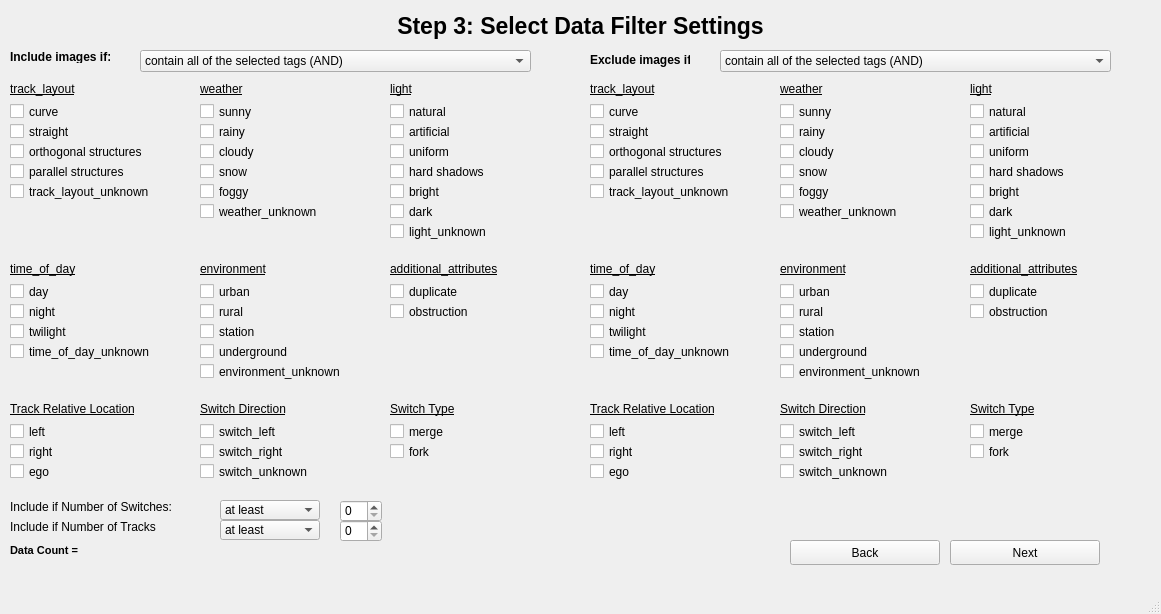
<?xml version="1.0" encoding="UTF-8"?>
<ui version="4.0">
 <class>MainWindow</class>
 <widget class="QMainWindow" name="MainWindow">
  <property name="geometry">
   <rect>
    <x>0</x>
    <y>0</y>
    <width>1161</width>
    <height>614</height>
   </rect>
  </property>
  <property name="windowTitle">
   <string>Filter Settings Window</string>
  </property>
  <widget class="QWidget" name="centralwidget">
   <widget class="QLabel" name="label_Step_3">
    <property name="geometry">
     <rect>
      <x>10</x>
      <y>10</y>
      <width>1141</width>
      <height>31</height>
     </rect>
    </property>
    <property name="font">
     <font>
      <pointsize>17</pointsize>
      <weight>75</weight>
      <bold>true</bold>
      <underline>false</underline>
      <stylestrategy>PreferAntialias</stylestrategy>
     </font>
    </property>
    <property name="text">
     <string>Step 3: Select Data Filter Settings</string>
    </property>
    <property name="alignment">
     <set>Qt::AlignCenter</set>
    </property>
   </widget>
   <widget class="QPushButton" name="pushButton_Next">
    <property name="geometry">
     <rect>
      <x>950</x>
      <y>540</y>
      <width>150</width>
      <height>25</height>
     </rect>
    </property>
    <property name="text">
     <string>Next</string>
    </property>
   </widget>
   <widget class="QLabel" name="label_title_2">
    <property name="geometry">
     <rect>
      <x>10</x>
      <y>50</y>
      <width>100</width>
      <height>13</height>
     </rect>
    </property>
    <property name="font">
     <font>
      <weight>75</weight>
      <bold>true</bold>
     </font>
    </property>
    <property name="text">
     <string>Include images if:</string>
    </property>
    <property name="textFormat">
     <enum>Qt::AutoText</enum>
    </property>
   </widget>
   <widget class="QCheckBox" name="checkBox_curve">
    <property name="enabled">
     <bool>true</bool>
    </property>
    <property name="geometry">
     <rect>
      <x>10</x>
      <y>100</y>
      <width>180</width>
      <height>23</height>
     </rect>
    </property>
    <property name="text">
     <string>curve</string>
    </property>
    <property name="checked">
     <bool>false</bool>
    </property>
   </widget>
   <widget class="QCheckBox" name="checkBox_straight">
    <property name="geometry">
     <rect>
      <x>10</x>
      <y>120</y>
      <width>180</width>
      <height>23</height>
     </rect>
    </property>
    <property name="text">
     <string>straight</string>
    </property>
    <property name="checked">
     <bool>false</bool>
    </property>
   </widget>
   <widget class="QLabel" name="label">
    <property name="geometry">
     <rect>
      <x>10</x>
      <y>80</y>
      <width>180</width>
      <height>17</height>
     </rect>
    </property>
    <property name="font">
     <font>
      <underline>true</underline>
     </font>
    </property>
    <property name="text">
     <string>track_layout</string>
    </property>
   </widget>
   <widget class="QLabel" name="label_2">
    <property name="geometry">
     <rect>
      <x>200</x>
      <y>80</y>
      <width>180</width>
      <height>17</height>
     </rect>
    </property>
    <property name="font">
     <font>
      <underline>true</underline>
     </font>
    </property>
    <property name="text">
     <string>weather</string>
    </property>
   </widget>
   <widget class="QCheckBox" name="checkBox_sunny">
    <property name="geometry">
     <rect>
      <x>200</x>
      <y>100</y>
      <width>180</width>
      <height>23</height>
     </rect>
    </property>
    <property name="text">
     <string>sunny</string>
    </property>
    <property name="checked">
     <bool>false</bool>
    </property>
   </widget>
   <widget class="QCheckBox" name="checkBox_cloudy">
    <property name="geometry">
     <rect>
      <x>200</x>
      <y>140</y>
      <width>180</width>
      <height>23</height>
     </rect>
    </property>
    <property name="text">
     <string>cloudy</string>
    </property>
    <property name="checked">
     <bool>false</bool>
    </property>
   </widget>
   <widget class="QCheckBox" name="checkBox_rainy">
    <property name="geometry">
     <rect>
      <x>200</x>
      <y>120</y>
      <width>180</width>
      <height>23</height>
     </rect>
    </property>
    <property name="text">
     <string>rainy</string>
    </property>
    <property name="checked">
     <bool>false</bool>
    </property>
   </widget>
   <widget class="QCheckBox" name="checkBox_snow">
    <property name="geometry">
     <rect>
      <x>200</x>
      <y>160</y>
      <width>180</width>
      <height>23</height>
     </rect>
    </property>
    <property name="text">
     <string>snow</string>
    </property>
    <property name="checked">
     <bool>false</bool>
    </property>
   </widget>
   <widget class="QCheckBox" name="checkBox_foggy">
    <property name="geometry">
     <rect>
      <x>200</x>
      <y>180</y>
      <width>180</width>
      <height>23</height>
     </rect>
    </property>
    <property name="text">
     <string>foggy</string>
    </property>
    <property name="checked">
     <bool>false</bool>
    </property>
   </widget>
   <widget class="QLabel" name="label_3">
    <property name="geometry">
     <rect>
      <x>10</x>
      <y>260</y>
      <width>180</width>
      <height>17</height>
     </rect>
    </property>
    <property name="font">
     <font>
      <underline>true</underline>
     </font>
    </property>
    <property name="text">
     <string>time_of_day</string>
    </property>
   </widget>
   <widget class="QCheckBox" name="checkBox_twilight">
    <property name="geometry">
     <rect>
      <x>10</x>
      <y>320</y>
      <width>180</width>
      <height>23</height>
     </rect>
    </property>
    <property name="text">
     <string>twilight</string>
    </property>
    <property name="checked">
     <bool>false</bool>
    </property>
   </widget>
   <widget class="QCheckBox" name="checkBox_night">
    <property name="geometry">
     <rect>
      <x>10</x>
      <y>300</y>
      <width>180</width>
      <height>23</height>
     </rect>
    </property>
    <property name="text">
     <string>night</string>
    </property>
    <property name="checked">
     <bool>false</bool>
    </property>
   </widget>
   <widget class="QCheckBox" name="checkBox_day">
    <property name="geometry">
     <rect>
      <x>10</x>
      <y>280</y>
      <width>180</width>
      <height>23</height>
     </rect>
    </property>
    <property name="text">
     <string>day</string>
    </property>
    <property name="checked">
     <bool>false</bool>
    </property>
   </widget>
   <widget class="QLabel" name="label_4">
    <property name="geometry">
     <rect>
      <x>390</x>
      <y>80</y>
      <width>180</width>
      <height>17</height>
     </rect>
    </property>
    <property name="font">
     <font>
      <underline>true</underline>
     </font>
    </property>
    <property name="text">
     <string>light</string>
    </property>
   </widget>
   <widget class="QCheckBox" name="checkBox_uniform">
    <property name="geometry">
     <rect>
      <x>390</x>
      <y>140</y>
      <width>180</width>
      <height>23</height>
     </rect>
    </property>
    <property name="text">
     <string>uniform</string>
    </property>
    <property name="checked">
     <bool>false</bool>
    </property>
   </widget>
   <widget class="QCheckBox" name="checkBox_bright">
    <property name="geometry">
     <rect>
      <x>390</x>
      <y>180</y>
      <width>180</width>
      <height>23</height>
     </rect>
    </property>
    <property name="text">
     <string>bright</string>
    </property>
    <property name="checked">
     <bool>false</bool>
    </property>
   </widget>
   <widget class="QCheckBox" name="checkBox_dark">
    <property name="geometry">
     <rect>
      <x>390</x>
      <y>200</y>
      <width>180</width>
      <height>23</height>
     </rect>
    </property>
    <property name="text">
     <string>dark</string>
    </property>
    <property name="checked">
     <bool>false</bool>
    </property>
   </widget>
   <widget class="QCheckBox" name="checkBox_artificial">
    <property name="geometry">
     <rect>
      <x>390</x>
      <y>120</y>
      <width>180</width>
      <height>23</height>
     </rect>
    </property>
    <property name="text">
     <string>artificial</string>
    </property>
    <property name="checked">
     <bool>false</bool>
    </property>
   </widget>
   <widget class="QCheckBox" name="checkBox_hard_shadows">
    <property name="geometry">
     <rect>
      <x>390</x>
      <y>160</y>
      <width>180</width>
      <height>23</height>
     </rect>
    </property>
    <property name="text">
     <string>hard shadows</string>
    </property>
    <property name="checked">
     <bool>false</bool>
    </property>
   </widget>
   <widget class="QCheckBox" name="checkBox_natural">
    <property name="geometry">
     <rect>
      <x>390</x>
      <y>100</y>
      <width>180</width>
      <height>23</height>
     </rect>
    </property>
    <property name="text">
     <string>natural</string>
    </property>
    <property name="checked">
     <bool>false</bool>
    </property>
   </widget>
   <widget class="QLabel" name="label_5">
    <property name="geometry">
     <rect>
      <x>200</x>
      <y>260</y>
      <width>180</width>
      <height>17</height>
     </rect>
    </property>
    <property name="font">
     <font>
      <underline>true</underline>
     </font>
    </property>
    <property name="text">
     <string>environment</string>
    </property>
   </widget>
   <widget class="QCheckBox" name="checkBox_rural">
    <property name="geometry">
     <rect>
      <x>200</x>
      <y>300</y>
      <width>180</width>
      <height>23</height>
     </rect>
    </property>
    <property name="text">
     <string>rural</string>
    </property>
    <property name="checked">
     <bool>false</bool>
    </property>
   </widget>
   <widget class="QCheckBox" name="checkBox_station">
    <property name="geometry">
     <rect>
      <x>200</x>
      <y>320</y>
      <width>180</width>
      <height>23</height>
     </rect>
    </property>
    <property name="text">
     <string>station</string>
    </property>
    <property name="checked">
     <bool>false</bool>
    </property>
   </widget>
   <widget class="QCheckBox" name="checkBox_urban">
    <property name="geometry">
     <rect>
      <x>200</x>
      <y>280</y>
      <width>180</width>
      <height>23</height>
     </rect>
    </property>
    <property name="text">
     <string>urban</string>
    </property>
    <property name="checked">
     <bool>false</bool>
    </property>
   </widget>
   <widget class="QCheckBox" name="checkBox_underground">
    <property name="geometry">
     <rect>
      <x>200</x>
      <y>340</y>
      <width>180</width>
      <height>23</height>
     </rect>
    </property>
    <property name="text">
     <string>underground</string>
    </property>
    <property name="checked">
     <bool>false</bool>
    </property>
   </widget>
   <widget class="QLabel" name="label_6">
    <property name="geometry">
     <rect>
      <x>390</x>
      <y>260</y>
      <width>180</width>
      <height>17</height>
     </rect>
    </property>
    <property name="font">
     <font>
      <underline>true</underline>
     </font>
    </property>
    <property name="text">
     <string>additional_attributes</string>
    </property>
   </widget>
   <widget class="QCheckBox" name="checkBox_obstruction">
    <property name="geometry">
     <rect>
      <x>390</x>
      <y>300</y>
      <width>180</width>
      <height>23</height>
     </rect>
    </property>
    <property name="text">
     <string>obstruction</string>
    </property>
    <property name="checked">
     <bool>false</bool>
    </property>
   </widget>
   <widget class="QLabel" name="label_title_3">
    <property name="enabled">
     <bool>true</bool>
    </property>
    <property name="geometry">
     <rect>
      <x>590</x>
      <y>50</y>
      <width>100</width>
      <height>20</height>
     </rect>
    </property>
    <property name="font">
     <font>
      <weight>75</weight>
      <bold>true</bold>
     </font>
    </property>
    <property name="text">
     <string>Exclude images if:</string>
    </property>
    <property name="textFormat">
     <enum>Qt::AutoText</enum>
    </property>
   </widget>
   <widget class="QLabel" name="label_DataCount">
    <property name="geometry">
     <rect>
      <x>10</x>
      <y>540</y>
      <width>761</width>
      <height>20</height>
     </rect>
    </property>
    <property name="font">
     <font>
      <pointsize>8</pointsize>
      <weight>75</weight>
      <bold>true</bold>
     </font>
    </property>
    <property name="text">
     <string>Data Count = </string>
    </property>
   </widget>
   <widget class="QCheckBox" name="checkBox_switch_unknown">
    <property name="geometry">
     <rect>
      <x>200</x>
      <y>460</y>
      <width>180</width>
      <height>23</height>
     </rect>
    </property>
    <property name="text">
     <string>switch_unknown</string>
    </property>
    <property name="checked">
     <bool>false</bool>
    </property>
   </widget>
   <widget class="QLabel" name="label_13">
    <property name="geometry">
     <rect>
      <x>200</x>
      <y>400</y>
      <width>180</width>
      <height>17</height>
     </rect>
    </property>
    <property name="font">
     <font>
      <underline>true</underline>
     </font>
    </property>
    <property name="text">
     <string>Switch Direction</string>
    </property>
   </widget>
   <widget class="QCheckBox" name="checkBox_switch_left">
    <property name="geometry">
     <rect>
      <x>200</x>
      <y>420</y>
      <width>180</width>
      <height>23</height>
     </rect>
    </property>
    <property name="text">
     <string>switch_left</string>
    </property>
    <property name="checked">
     <bool>false</bool>
    </property>
   </widget>
   <widget class="QCheckBox" name="checkBox_switch_right">
    <property name="geometry">
     <rect>
      <x>200</x>
      <y>440</y>
      <width>180</width>
      <height>23</height>
     </rect>
    </property>
    <property name="text">
     <string>switch_right</string>
    </property>
    <property name="checked">
     <bool>false</bool>
    </property>
   </widget>
   <widget class="QCheckBox" name="checkBox_fork">
    <property name="geometry">
     <rect>
      <x>390</x>
      <y>440</y>
      <width>180</width>
      <height>23</height>
     </rect>
    </property>
    <property name="text">
     <string>fork</string>
    </property>
    <property name="checked">
     <bool>false</bool>
    </property>
   </widget>
   <widget class="QLabel" name="label_14">
    <property name="geometry">
     <rect>
      <x>390</x>
      <y>400</y>
      <width>180</width>
      <height>17</height>
     </rect>
    </property>
    <property name="font">
     <font>
      <underline>true</underline>
     </font>
    </property>
    <property name="text">
     <string>Switch Type</string>
    </property>
   </widget>
   <widget class="QCheckBox" name="checkBox_merge">
    <property name="geometry">
     <rect>
      <x>390</x>
      <y>420</y>
      <width>180</width>
      <height>23</height>
     </rect>
    </property>
    <property name="text">
     <string>merge</string>
    </property>
    <property name="checked">
     <bool>false</bool>
    </property>
   </widget>
   <widget class="QCheckBox" name="checkBox_right">
    <property name="geometry">
     <rect>
      <x>10</x>
      <y>440</y>
      <width>180</width>
      <height>23</height>
     </rect>
    </property>
    <property name="text">
     <string>right</string>
    </property>
    <property name="checked">
     <bool>false</bool>
    </property>
   </widget>
   <widget class="QLabel" name="label_15">
    <property name="geometry">
     <rect>
      <x>10</x>
      <y>400</y>
      <width>180</width>
      <height>17</height>
     </rect>
    </property>
    <property name="font">
     <font>
      <underline>true</underline>
     </font>
    </property>
    <property name="text">
     <string>Track Relative Location</string>
    </property>
   </widget>
   <widget class="QCheckBox" name="checkBox_ego">
    <property name="geometry">
     <rect>
      <x>10</x>
      <y>460</y>
      <width>180</width>
      <height>23</height>
     </rect>
    </property>
    <property name="text">
     <string>ego</string>
    </property>
    <property name="checked">
     <bool>false</bool>
    </property>
   </widget>
   <widget class="QCheckBox" name="checkBox_left">
    <property name="geometry">
     <rect>
      <x>10</x>
      <y>420</y>
      <width>180</width>
      <height>23</height>
     </rect>
    </property>
    <property name="text">
     <string>left</string>
    </property>
    <property name="checked">
     <bool>false</bool>
    </property>
   </widget>
   <widget class="QPushButton" name="pushButton_Back">
    <property name="geometry">
     <rect>
      <x>790</x>
      <y>540</y>
      <width>150</width>
      <height>25</height>
     </rect>
    </property>
    <property name="text">
     <string>Back</string>
    </property>
   </widget>
   <widget class="QCheckBox" name="checkBox_parallel_structures">
    <property name="geometry">
     <rect>
      <x>10</x>
      <y>160</y>
      <width>180</width>
      <height>23</height>
     </rect>
    </property>
    <property name="text">
     <string>parallel structures</string>
    </property>
    <property name="checked">
     <bool>false</bool>
    </property>
   </widget>
   <widget class="QCheckBox" name="checkBox_orthogonal_structures">
    <property name="enabled">
     <bool>true</bool>
    </property>
    <property name="geometry">
     <rect>
      <x>10</x>
      <y>140</y>
      <width>180</width>
      <height>23</height>
     </rect>
    </property>
    <property name="text">
     <string>orthogonal structures</string>
    </property>
    <property name="checked">
     <bool>false</bool>
    </property>
   </widget>
   <widget class="QCheckBox" name="checkBox_track_layout_unknown">
    <property name="geometry">
     <rect>
      <x>10</x>
      <y>180</y>
      <width>180</width>
      <height>23</height>
     </rect>
    </property>
    <property name="text">
     <string>track_layout_unknown</string>
    </property>
    <property name="checked">
     <bool>false</bool>
    </property>
   </widget>
   <widget class="QCheckBox" name="checkBox_weather_unknown">
    <property name="geometry">
     <rect>
      <x>200</x>
      <y>200</y>
      <width>180</width>
      <height>23</height>
     </rect>
    </property>
    <property name="text">
     <string>weather_unknown</string>
    </property>
    <property name="checked">
     <bool>false</bool>
    </property>
   </widget>
   <widget class="QCheckBox" name="checkBox_time_of_day_unknown">
    <property name="geometry">
     <rect>
      <x>10</x>
      <y>340</y>
      <width>180</width>
      <height>23</height>
     </rect>
    </property>
    <property name="text">
     <string>time_of_day_unknown</string>
    </property>
    <property name="checked">
     <bool>false</bool>
    </property>
   </widget>
   <widget class="QCheckBox" name="checkBox_environment_unknown">
    <property name="geometry">
     <rect>
      <x>200</x>
      <y>360</y>
      <width>180</width>
      <height>23</height>
     </rect>
    </property>
    <property name="text">
     <string>environment_unknown</string>
    </property>
    <property name="checked">
     <bool>false</bool>
    </property>
   </widget>
   <widget class="QCheckBox" name="checkBox_light_unknown">
    <property name="geometry">
     <rect>
      <x>390</x>
      <y>220</y>
      <width>180</width>
      <height>23</height>
     </rect>
    </property>
    <property name="text">
     <string>light_unknown</string>
    </property>
    <property name="checked">
     <bool>false</bool>
    </property>
   </widget>
   <widget class="QCheckBox" name="checkBox_duplicate">
    <property name="geometry">
     <rect>
      <x>390</x>
      <y>280</y>
      <width>180</width>
      <height>23</height>
     </rect>
    </property>
    <property name="text">
     <string>duplicate</string>
    </property>
    <property name="checked">
     <bool>false</bool>
    </property>
   </widget>
   <widget class="QCheckBox" name="checkBox_duplicate_2">
    <property name="enabled">
     <bool>true</bool>
    </property>
    <property name="geometry">
     <rect>
      <x>970</x>
      <y>280</y>
      <width>180</width>
      <height>23</height>
     </rect>
    </property>
    <property name="text">
     <string>duplicate</string>
    </property>
    <property name="checked">
     <bool>false</bool>
    </property>
   </widget>
   <widget class="QCheckBox" name="checkBox_bright_2">
    <property name="enabled">
     <bool>true</bool>
    </property>
    <property name="geometry">
     <rect>
      <x>970</x>
      <y>180</y>
      <width>180</width>
      <height>23</height>
     </rect>
    </property>
    <property name="text">
     <string>bright</string>
    </property>
    <property name="checked">
     <bool>false</bool>
    </property>
   </widget>
   <widget class="QCheckBox" name="checkBox_left_2">
    <property name="enabled">
     <bool>true</bool>
    </property>
    <property name="geometry">
     <rect>
      <x>590</x>
      <y>420</y>
      <width>180</width>
      <height>23</height>
     </rect>
    </property>
    <property name="text">
     <string>left</string>
    </property>
    <property name="checked">
     <bool>false</bool>
    </property>
   </widget>
   <widget class="QCheckBox" name="checkBox_parallel_structures_2">
    <property name="enabled">
     <bool>true</bool>
    </property>
    <property name="geometry">
     <rect>
      <x>590</x>
      <y>160</y>
      <width>180</width>
      <height>23</height>
     </rect>
    </property>
    <property name="text">
     <string>parallel structures</string>
    </property>
    <property name="checked">
     <bool>false</bool>
    </property>
   </widget>
   <widget class="QCheckBox" name="checkBox_straight_2">
    <property name="enabled">
     <bool>true</bool>
    </property>
    <property name="geometry">
     <rect>
      <x>590</x>
      <y>120</y>
      <width>180</width>
      <height>23</height>
     </rect>
    </property>
    <property name="text">
     <string>straight</string>
    </property>
    <property name="checked">
     <bool>false</bool>
    </property>
   </widget>
   <widget class="QCheckBox" name="checkBox_foggy_2">
    <property name="enabled">
     <bool>true</bool>
    </property>
    <property name="geometry">
     <rect>
      <x>780</x>
      <y>180</y>
      <width>180</width>
      <height>23</height>
     </rect>
    </property>
    <property name="text">
     <string>foggy</string>
    </property>
    <property name="checked">
     <bool>false</bool>
    </property>
   </widget>
   <widget class="QCheckBox" name="checkBox_fork_2">
    <property name="enabled">
     <bool>true</bool>
    </property>
    <property name="geometry">
     <rect>
      <x>970</x>
      <y>440</y>
      <width>180</width>
      <height>23</height>
     </rect>
    </property>
    <property name="text">
     <string>fork</string>
    </property>
    <property name="checked">
     <bool>false</bool>
    </property>
   </widget>
   <widget class="QCheckBox" name="checkBox_dark_2">
    <property name="enabled">
     <bool>true</bool>
    </property>
    <property name="geometry">
     <rect>
      <x>970</x>
      <y>200</y>
      <width>180</width>
      <height>23</height>
     </rect>
    </property>
    <property name="text">
     <string>dark</string>
    </property>
    <property name="checked">
     <bool>false</bool>
    </property>
   </widget>
   <widget class="QCheckBox" name="checkBox_underground_2">
    <property name="enabled">
     <bool>true</bool>
    </property>
    <property name="geometry">
     <rect>
      <x>780</x>
      <y>340</y>
      <width>180</width>
      <height>23</height>
     </rect>
    </property>
    <property name="text">
     <string>underground</string>
    </property>
    <property name="checked">
     <bool>false</bool>
    </property>
   </widget>
   <widget class="QLabel" name="label_16">
    <property name="enabled">
     <bool>true</bool>
    </property>
    <property name="geometry">
     <rect>
      <x>590</x>
      <y>400</y>
      <width>180</width>
      <height>17</height>
     </rect>
    </property>
    <property name="font">
     <font>
      <underline>true</underline>
     </font>
    </property>
    <property name="text">
     <string>Track Relative Location</string>
    </property>
   </widget>
   <widget class="QLabel" name="label_7">
    <property name="enabled">
     <bool>true</bool>
    </property>
    <property name="geometry">
     <rect>
      <x>780</x>
      <y>80</y>
      <width>180</width>
      <height>17</height>
     </rect>
    </property>
    <property name="font">
     <font>
      <underline>true</underline>
     </font>
    </property>
    <property name="text">
     <string>weather</string>
    </property>
   </widget>
   <widget class="QCheckBox" name="checkBox_obstruction_2">
    <property name="enabled">
     <bool>true</bool>
    </property>
    <property name="geometry">
     <rect>
      <x>970</x>
      <y>300</y>
      <width>180</width>
      <height>23</height>
     </rect>
    </property>
    <property name="text">
     <string>obstruction</string>
    </property>
    <property name="checked">
     <bool>false</bool>
    </property>
   </widget>
   <widget class="QCheckBox" name="checkBox_rainy_2">
    <property name="enabled">
     <bool>true</bool>
    </property>
    <property name="geometry">
     <rect>
      <x>780</x>
      <y>120</y>
      <width>180</width>
      <height>23</height>
     </rect>
    </property>
    <property name="text">
     <string>rainy</string>
    </property>
    <property name="checked">
     <bool>false</bool>
    </property>
   </widget>
   <widget class="QLabel" name="label_17">
    <property name="enabled">
     <bool>true</bool>
    </property>
    <property name="geometry">
     <rect>
      <x>780</x>
      <y>400</y>
      <width>180</width>
      <height>17</height>
     </rect>
    </property>
    <property name="font">
     <font>
      <underline>true</underline>
     </font>
    </property>
    <property name="text">
     <string>Switch Direction</string>
    </property>
   </widget>
   <widget class="QLabel" name="label_8">
    <property name="enabled">
     <bool>true</bool>
    </property>
    <property name="geometry">
     <rect>
      <x>970</x>
      <y>80</y>
      <width>180</width>
      <height>17</height>
     </rect>
    </property>
    <property name="font">
     <font>
      <underline>true</underline>
     </font>
    </property>
    <property name="text">
     <string>light</string>
    </property>
   </widget>
   <widget class="QCheckBox" name="checkBox_switch_left_2">
    <property name="enabled">
     <bool>true</bool>
    </property>
    <property name="geometry">
     <rect>
      <x>780</x>
      <y>420</y>
      <width>180</width>
      <height>23</height>
     </rect>
    </property>
    <property name="text">
     <string>switch_left</string>
    </property>
    <property name="checked">
     <bool>false</bool>
    </property>
   </widget>
   <widget class="QCheckBox" name="checkBox_station_2">
    <property name="enabled">
     <bool>true</bool>
    </property>
    <property name="geometry">
     <rect>
      <x>780</x>
      <y>320</y>
      <width>180</width>
      <height>23</height>
     </rect>
    </property>
    <property name="text">
     <string>station</string>
    </property>
    <property name="checked">
     <bool>false</bool>
    </property>
   </widget>
   <widget class="QCheckBox" name="checkBox_urban_2">
    <property name="enabled">
     <bool>true</bool>
    </property>
    <property name="geometry">
     <rect>
      <x>780</x>
      <y>280</y>
      <width>180</width>
      <height>23</height>
     </rect>
    </property>
    <property name="text">
     <string>urban</string>
    </property>
    <property name="checked">
     <bool>false</bool>
    </property>
   </widget>
   <widget class="QCheckBox" name="checkBox_time_of_day_unknown_2">
    <property name="enabled">
     <bool>true</bool>
    </property>
    <property name="geometry">
     <rect>
      <x>590</x>
      <y>340</y>
      <width>180</width>
      <height>23</height>
     </rect>
    </property>
    <property name="text">
     <string>time_of_day_unknown</string>
    </property>
    <property name="checked">
     <bool>false</bool>
    </property>
   </widget>
   <widget class="QCheckBox" name="checkBox_night_2">
    <property name="enabled">
     <bool>true</bool>
    </property>
    <property name="geometry">
     <rect>
      <x>590</x>
      <y>300</y>
      <width>180</width>
      <height>23</height>
     </rect>
    </property>
    <property name="text">
     <string>night</string>
    </property>
    <property name="checked">
     <bool>false</bool>
    </property>
   </widget>
   <widget class="QCheckBox" name="checkBox_snow_2">
    <property name="enabled">
     <bool>true</bool>
    </property>
    <property name="geometry">
     <rect>
      <x>780</x>
      <y>160</y>
      <width>180</width>
      <height>23</height>
     </rect>
    </property>
    <property name="text">
     <string>snow</string>
    </property>
    <property name="checked">
     <bool>false</bool>
    </property>
   </widget>
   <widget class="QCheckBox" name="checkBox_merge_2">
    <property name="enabled">
     <bool>true</bool>
    </property>
    <property name="geometry">
     <rect>
      <x>970</x>
      <y>420</y>
      <width>180</width>
      <height>23</height>
     </rect>
    </property>
    <property name="text">
     <string>merge</string>
    </property>
    <property name="checked">
     <bool>false</bool>
    </property>
   </widget>
   <widget class="QCheckBox" name="checkBox_switch_unknown_2">
    <property name="enabled">
     <bool>true</bool>
    </property>
    <property name="geometry">
     <rect>
      <x>780</x>
      <y>460</y>
      <width>180</width>
      <height>23</height>
     </rect>
    </property>
    <property name="text">
     <string>switch_unknown</string>
    </property>
    <property name="checked">
     <bool>false</bool>
    </property>
   </widget>
   <widget class="QLabel" name="label_9">
    <property name="enabled">
     <bool>true</bool>
    </property>
    <property name="geometry">
     <rect>
      <x>780</x>
      <y>260</y>
      <width>180</width>
      <height>17</height>
     </rect>
    </property>
    <property name="font">
     <font>
      <underline>true</underline>
     </font>
    </property>
    <property name="text">
     <string>environment</string>
    </property>
   </widget>
   <widget class="QCheckBox" name="checkBox_switch_right_2">
    <property name="enabled">
     <bool>true</bool>
    </property>
    <property name="geometry">
     <rect>
      <x>780</x>
      <y>440</y>
      <width>180</width>
      <height>23</height>
     </rect>
    </property>
    <property name="text">
     <string>switch_right</string>
    </property>
    <property name="checked">
     <bool>false</bool>
    </property>
   </widget>
   <widget class="QCheckBox" name="checkBox_light_unknown_2">
    <property name="enabled">
     <bool>true</bool>
    </property>
    <property name="geometry">
     <rect>
      <x>970</x>
      <y>220</y>
      <width>180</width>
      <height>23</height>
     </rect>
    </property>
    <property name="text">
     <string>light_unknown</string>
    </property>
    <property name="checked">
     <bool>false</bool>
    </property>
   </widget>
   <widget class="QCheckBox" name="checkBox_hard_shadows_2">
    <property name="enabled">
     <bool>true</bool>
    </property>
    <property name="geometry">
     <rect>
      <x>970</x>
      <y>160</y>
      <width>180</width>
      <height>23</height>
     </rect>
    </property>
    <property name="text">
     <string>hard shadows</string>
    </property>
    <property name="checked">
     <bool>false</bool>
    </property>
   </widget>
   <widget class="QLabel" name="label_18">
    <property name="enabled">
     <bool>true</bool>
    </property>
    <property name="geometry">
     <rect>
      <x>970</x>
      <y>400</y>
      <width>180</width>
      <height>17</height>
     </rect>
    </property>
    <property name="font">
     <font>
      <underline>true</underline>
     </font>
    </property>
    <property name="text">
     <string>Switch Type</string>
    </property>
   </widget>
   <widget class="QCheckBox" name="checkBox_natural_2">
    <property name="enabled">
     <bool>true</bool>
    </property>
    <property name="geometry">
     <rect>
      <x>970</x>
      <y>100</y>
      <width>180</width>
      <height>23</height>
     </rect>
    </property>
    <property name="text">
     <string>natural</string>
    </property>
    <property name="checked">
     <bool>false</bool>
    </property>
   </widget>
   <widget class="QLabel" name="label_10">
    <property name="enabled">
     <bool>true</bool>
    </property>
    <property name="geometry">
     <rect>
      <x>970</x>
      <y>260</y>
      <width>180</width>
      <height>17</height>
     </rect>
    </property>
    <property name="font">
     <font>
      <underline>true</underline>
     </font>
    </property>
    <property name="text">
     <string>additional_attributes</string>
    </property>
   </widget>
   <widget class="QCheckBox" name="checkBox_cloudy_2">
    <property name="enabled">
     <bool>true</bool>
    </property>
    <property name="geometry">
     <rect>
      <x>780</x>
      <y>140</y>
      <width>180</width>
      <height>23</height>
     </rect>
    </property>
    <property name="text">
     <string>cloudy</string>
    </property>
    <property name="checked">
     <bool>false</bool>
    </property>
   </widget>
   <widget class="QCheckBox" name="checkBox_day_2">
    <property name="enabled">
     <bool>true</bool>
    </property>
    <property name="geometry">
     <rect>
      <x>590</x>
      <y>280</y>
      <width>180</width>
      <height>23</height>
     </rect>
    </property>
    <property name="text">
     <string>day</string>
    </property>
    <property name="checked">
     <bool>false</bool>
    </property>
   </widget>
   <widget class="QCheckBox" name="checkBox_rural_2">
    <property name="enabled">
     <bool>true</bool>
    </property>
    <property name="geometry">
     <rect>
      <x>780</x>
      <y>300</y>
      <width>180</width>
      <height>23</height>
     </rect>
    </property>
    <property name="text">
     <string>rural</string>
    </property>
    <property name="checked">
     <bool>false</bool>
    </property>
   </widget>
   <widget class="QLabel" name="label_11">
    <property name="enabled">
     <bool>true</bool>
    </property>
    <property name="geometry">
     <rect>
      <x>590</x>
      <y>260</y>
      <width>180</width>
      <height>17</height>
     </rect>
    </property>
    <property name="font">
     <font>
      <underline>true</underline>
     </font>
    </property>
    <property name="text">
     <string>time_of_day</string>
    </property>
   </widget>
   <widget class="QCheckBox" name="checkBox_ego_2">
    <property name="enabled">
     <bool>true</bool>
    </property>
    <property name="geometry">
     <rect>
      <x>590</x>
      <y>460</y>
      <width>180</width>
      <height>23</height>
     </rect>
    </property>
    <property name="text">
     <string>ego</string>
    </property>
    <property name="checked">
     <bool>false</bool>
    </property>
   </widget>
   <widget class="QCheckBox" name="checkBox_uniform_2">
    <property name="enabled">
     <bool>true</bool>
    </property>
    <property name="geometry">
     <rect>
      <x>970</x>
      <y>140</y>
      <width>180</width>
      <height>23</height>
     </rect>
    </property>
    <property name="text">
     <string>uniform</string>
    </property>
    <property name="checked">
     <bool>false</bool>
    </property>
   </widget>
   <widget class="QCheckBox" name="checkBox_track_layout_unknown_2">
    <property name="enabled">
     <bool>true</bool>
    </property>
    <property name="geometry">
     <rect>
      <x>590</x>
      <y>180</y>
      <width>180</width>
      <height>23</height>
     </rect>
    </property>
    <property name="text">
     <string>track_layout_unknown</string>
    </property>
    <property name="checked">
     <bool>false</bool>
    </property>
   </widget>
   <widget class="QCheckBox" name="checkBox_artificial_2">
    <property name="enabled">
     <bool>true</bool>
    </property>
    <property name="geometry">
     <rect>
      <x>970</x>
      <y>120</y>
      <width>180</width>
      <height>23</height>
     </rect>
    </property>
    <property name="text">
     <string>artificial</string>
    </property>
    <property name="checked">
     <bool>false</bool>
    </property>
   </widget>
   <widget class="QCheckBox" name="checkBox_curve_2">
    <property name="enabled">
     <bool>true</bool>
    </property>
    <property name="geometry">
     <rect>
      <x>590</x>
      <y>100</y>
      <width>180</width>
      <height>23</height>
     </rect>
    </property>
    <property name="text">
     <string>curve</string>
    </property>
    <property name="checked">
     <bool>false</bool>
    </property>
   </widget>
   <widget class="QCheckBox" name="checkBox_orthogonal_structures_2">
    <property name="enabled">
     <bool>true</bool>
    </property>
    <property name="geometry">
     <rect>
      <x>590</x>
      <y>140</y>
      <width>180</width>
      <height>23</height>
     </rect>
    </property>
    <property name="text">
     <string>orthogonal structures</string>
    </property>
    <property name="checked">
     <bool>false</bool>
    </property>
   </widget>
   <widget class="QCheckBox" name="checkBox_environment_unknown_2">
    <property name="enabled">
     <bool>true</bool>
    </property>
    <property name="geometry">
     <rect>
      <x>780</x>
      <y>360</y>
      <width>180</width>
      <height>23</height>
     </rect>
    </property>
    <property name="text">
     <string>environment_unknown</string>
    </property>
    <property name="checked">
     <bool>false</bool>
    </property>
   </widget>
   <widget class="QCheckBox" name="checkBox_twilight_2">
    <property name="enabled">
     <bool>true</bool>
    </property>
    <property name="geometry">
     <rect>
      <x>590</x>
      <y>320</y>
      <width>180</width>
      <height>23</height>
     </rect>
    </property>
    <property name="text">
     <string>twilight</string>
    </property>
    <property name="checked">
     <bool>false</bool>
    </property>
   </widget>
   <widget class="QCheckBox" name="checkBox_right_2">
    <property name="enabled">
     <bool>true</bool>
    </property>
    <property name="geometry">
     <rect>
      <x>590</x>
      <y>440</y>
      <width>180</width>
      <height>23</height>
     </rect>
    </property>
    <property name="text">
     <string>right</string>
    </property>
    <property name="checked">
     <bool>false</bool>
    </property>
   </widget>
   <widget class="QCheckBox" name="checkBox_weather_unknown_2">
    <property name="enabled">
     <bool>true</bool>
    </property>
    <property name="geometry">
     <rect>
      <x>780</x>
      <y>200</y>
      <width>180</width>
      <height>23</height>
     </rect>
    </property>
    <property name="text">
     <string>weather_unknown</string>
    </property>
    <property name="checked">
     <bool>false</bool>
    </property>
   </widget>
   <widget class="QLabel" name="label_12">
    <property name="enabled">
     <bool>true</bool>
    </property>
    <property name="geometry">
     <rect>
      <x>590</x>
      <y>80</y>
      <width>180</width>
      <height>17</height>
     </rect>
    </property>
    <property name="font">
     <font>
      <underline>true</underline>
     </font>
    </property>
    <property name="text">
     <string>track_layout</string>
    </property>
   </widget>
   <widget class="QCheckBox" name="checkBox_sunny_2">
    <property name="enabled">
     <bool>true</bool>
    </property>
    <property name="geometry">
     <rect>
      <x>780</x>
      <y>100</y>
      <width>180</width>
      <height>23</height>
     </rect>
    </property>
    <property name="text">
     <string>sunny</string>
    </property>
    <property name="checked">
     <bool>false</bool>
    </property>
   </widget>
   <widget class="QComboBox" name="comboBox_include">
    <property name="geometry">
     <rect>
      <x>140</x>
      <y>50</y>
      <width>391</width>
      <height>22</height>
     </rect>
    </property>
    <property name="currentIndex">
     <number>0</number>
    </property>
    <item>
     <property name="text">
      <string>contain all of the selected tags (AND)</string>
     </property>
    </item>
    <item>
     <property name="text">
      <string>contain any of the selected tags (OR)</string>
     </property>
    </item>
   </widget>
   <widget class="QComboBox" name="comboBox_exclude">
    <property name="geometry">
     <rect>
      <x>720</x>
      <y>50</y>
      <width>391</width>
      <height>22</height>
     </rect>
    </property>
    <item>
     <property name="text">
      <string>contain all of the selected tags (AND)</string>
     </property>
    </item>
    <item>
     <property name="text">
      <string>contain any of the selected tags (OR)</string>
     </property>
    </item>
   </widget>
   <widget class="QSpinBox" name="spinBox_switches">
    <property name="geometry">
     <rect>
      <x>340</x>
      <y>500</y>
      <width>42</width>
      <height>22</height>
     </rect>
    </property>
   </widget>
   <widget class="QComboBox" name="comboBox_switches">
    <property name="geometry">
     <rect>
      <x>220</x>
      <y>500</y>
      <width>100</width>
      <height>20</height>
     </rect>
    </property>
    <property name="currentIndex">
     <number>1</number>
    </property>
    <item>
     <property name="text">
      <string>equal to</string>
     </property>
    </item>
    <item>
     <property name="text">
      <string>at least</string>
     </property>
    </item>
    <item>
     <property name="text">
      <string>upto</string>
     </property>
    </item>
   </widget>
   <widget class="QLabel" name="label_19">
    <property name="geometry">
     <rect>
      <x>10</x>
      <y>500</y>
      <width>200</width>
      <height>13</height>
     </rect>
    </property>
    <property name="font">
     <font>
      <underline>false</underline>
     </font>
    </property>
    <property name="text">
     <string>Include if Number of Switches:</string>
    </property>
   </widget>
   <widget class="QLabel" name="label_20">
    <property name="geometry">
     <rect>
      <x>10</x>
      <y>520</y>
      <width>200</width>
      <height>13</height>
     </rect>
    </property>
    <property name="font">
     <font>
      <underline>false</underline>
     </font>
    </property>
    <property name="text">
     <string>Include if Number of Tracks</string>
    </property>
   </widget>
   <widget class="QComboBox" name="comboBox_tracks">
    <property name="geometry">
     <rect>
      <x>220</x>
      <y>520</y>
      <width>100</width>
      <height>20</height>
     </rect>
    </property>
    <property name="currentIndex">
     <number>1</number>
    </property>
    <item>
     <property name="text">
      <string>equal to</string>
     </property>
    </item>
    <item>
     <property name="text">
      <string>at least</string>
     </property>
    </item>
    <item>
     <property name="text">
      <string>upto</string>
     </property>
    </item>
   </widget>
   <widget class="QSpinBox" name="spinBox_tracks">
    <property name="geometry">
     <rect>
      <x>340</x>
      <y>520</y>
      <width>42</width>
      <height>22</height>
     </rect>
    </property>
   </widget>
  </widget>
  <widget class="QMenuBar" name="menubar">
   <property name="geometry">
    <rect>
     <x>0</x>
     <y>0</y>
     <width>1161</width>
     <height>21</height>
    </rect>
   </property>
  </widget>
  <widget class="QStatusBar" name="statusbar"/>
 </widget>
 <resources/>
 <connections/>
</ui>
